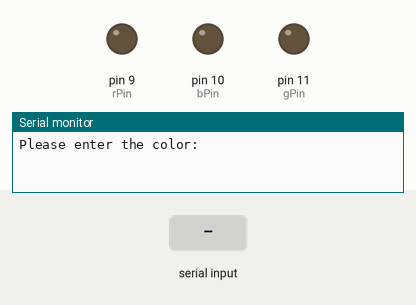
The sketch below on a simulated Arduino Uno, built with avr-gcc and run on an emulated ATmega328P. On the bench: output pins drawn as LEDs (lit = HIGH), the last lines printed to the serial monitor. Inputs (shaded band) come from the test bench.

Above: at 1.2 s.
1.3 s: "red" received over Serial
At 2.6 s:
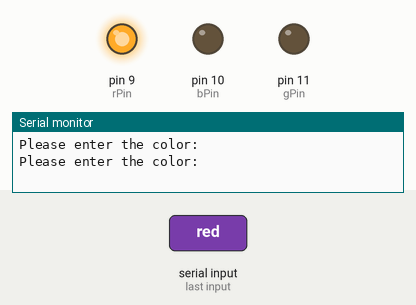
3.8 s: "green" received over Serial
At 5.7 s:
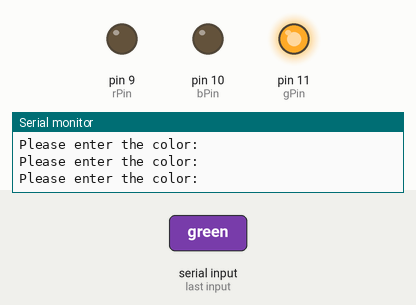
6.3 s: "blue" received over Serial
At 7.6 s:
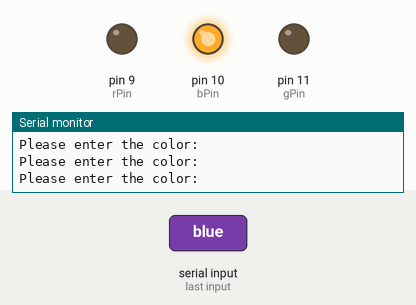
Timing chart, 0 to 9.3 s (numbered marks = the images above; inputs shaded):
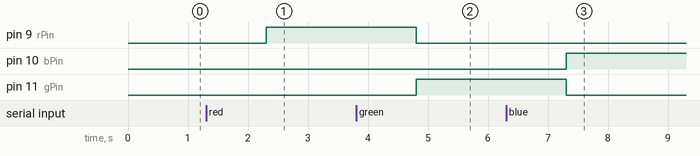

Measured:
- after the input at 1.3 s, pin 9 (rPin): LOW → HIGH after 1.0 s
- after the input at 3.8 s, pin 9 (rPin): HIGH → LOW after 1.0 s; pin 11 (gPin): LOW → HIGH after 1.0 s
- after the input at 6.3 s, pin 10 (bPin): LOW → HIGH after 1.0 s; pin 11 (gPin): HIGH → LOW after 1.0 s

The sketch:

Reading_Strings_From_Serial_Monitor.ino
```cpp
int gPin = 11;
int bPin = 10;
int rPin = 9;
String choice;

void setup() {
  // put your setup code here, to run once:
  Serial.begin(9600);
  pinMode(9, OUTPUT);
  pinMode(10, OUTPUT);
  pinMode(11, OUTPUT);
}

void loop() {
  // put your main code here, to run repeatedly:
  Serial.println("Please enter the color: ");
  while(Serial.available() == 0){

  }

  choice = Serial.readString();

  if(choice == "red"){
    digitalWrite(rPin, HIGH);
    digitalWrite(gPin, LOW);
    digitalWrite(bPin, LOW);
  } else if (choice == "green"){
    digitalWrite(rPin, LOW);
    digitalWrite(gPin, HIGH);
    digitalWrite(bPin, LOW);
  } else if (choice == "blue"){
    digitalWrite(rPin, LOW);
    digitalWrite(gPin, LOW);
    digitalWrite(bPin, HIGH);
  }

//  Serial.print("Your number is: ");
//  Serial.println(myNum);
}
```
